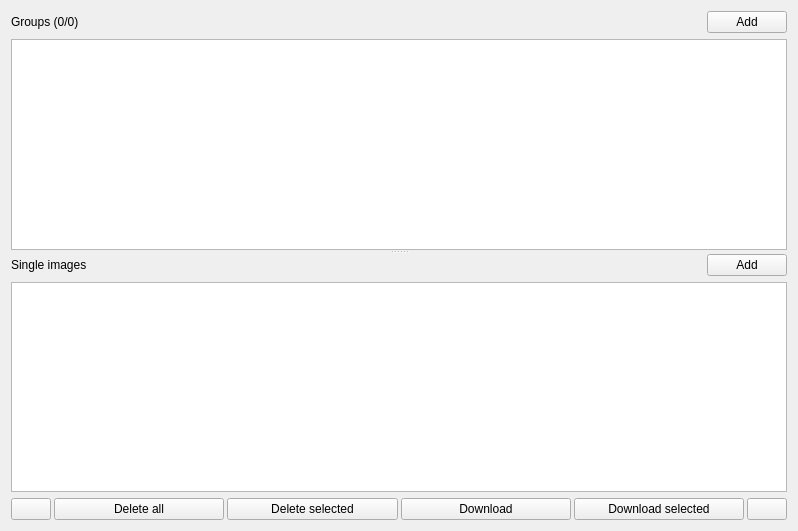
<?xml version="1.0" encoding="UTF-8"?>
<ui version="4.0">
 <class>DownloadsTab</class>
 <widget class="QWidget" name="DownloadsTab">
  <property name="geometry">
   <rect>
    <x>0</x>
    <y>0</y>
    <width>798</width>
    <height>531</height>
   </rect>
  </property>
  <property name="sizePolicy">
   <sizepolicy hsizetype="Ignored" vsizetype="Ignored">
    <horstretch>0</horstretch>
    <verstretch>0</verstretch>
   </sizepolicy>
  </property>
  <property name="maximumSize">
   <size>
    <width>16777214</width>
    <height>16777215</height>
   </size>
  </property>
  <property name="windowTitle">
   <string>Downloads</string>
  </property>
  <property name="windowIcon">
   <iconset resource="../../resources/resources.qrc">
    <normaloff>:/images/icon.ico</normaloff>:/images/icon.ico</iconset>
  </property>
  <layout class="QVBoxLayout" name="verticalLayout">
   <item>
    <widget class="QSplitter" name="splitter">
     <property name="orientation">
      <enum>Qt::Vertical</enum>
     </property>
     <widget class="QWidget" name="widgetGroups" native="true">
      <layout class="QVBoxLayout" name="verticalLayout_5">
       <property name="leftMargin">
        <number>0</number>
       </property>
       <property name="topMargin">
        <number>0</number>
       </property>
       <property name="rightMargin">
        <number>0</number>
       </property>
       <item>
        <layout class="QHBoxLayout" name="horizontalLayout_3" stretch="1,0">
         <item>
          <widget class="QLabel" name="labelGroups">
           <property name="text">
            <string>Groups (0/0)</string>
           </property>
          </widget>
         </item>
         <item>
          <widget class="QPushButton" name="buttonAddGroup">
           <property name="text">
            <string>Add</string>
           </property>
          </widget>
         </item>
        </layout>
       </item>
       <item>
        <widget class="QTableView" name="tableBatchGroups">
         <property name="verticalScrollMode">
          <enum>QAbstractItemView::ScrollPerPixel</enum>
         </property>
         <property name="horizontalScrollMode">
          <enum>QAbstractItemView::ScrollPerPixel</enum>
         </property>
         <attribute name="horizontalHeaderHighlightSections">
          <bool>false</bool>
         </attribute>
         <attribute name="verticalHeaderHighlightSections">
          <bool>false</bool>
         </attribute>
        </widget>
       </item>
      </layout>
     </widget>
     <widget class="QWidget" name="widgetUniques" native="true">
      <layout class="QVBoxLayout" name="verticalLayout_6">
       <property name="leftMargin">
        <number>0</number>
       </property>
       <property name="rightMargin">
        <number>0</number>
       </property>
       <property name="bottomMargin">
        <number>0</number>
       </property>
       <item>
        <layout class="QHBoxLayout" name="horizontalLayout_2" stretch="1,0">
         <item>
          <widget class="QLabel" name="labelUniques">
           <property name="text">
            <string>Single images</string>
           </property>
          </widget>
         </item>
         <item>
          <widget class="QPushButton" name="buttonAddUnique">
           <property name="text">
            <string>Add</string>
           </property>
          </widget>
         </item>
        </layout>
       </item>
       <item>
        <widget class="QTableView" name="tableBatchUniques">
         <property name="verticalScrollMode">
          <enum>QAbstractItemView::ScrollPerPixel</enum>
         </property>
         <property name="horizontalScrollMode">
          <enum>QAbstractItemView::ScrollPerPixel</enum>
         </property>
         <attribute name="horizontalHeaderHighlightSections">
          <bool>false</bool>
         </attribute>
         <attribute name="verticalHeaderHighlightSections">
          <bool>false</bool>
         </attribute>
        </widget>
       </item>
      </layout>
     </widget>
    </widget>
   </item>
   <item>
    <widget class="QWidget" name="widgetDownloadButtons" native="true">
     <layout class="QVBoxLayout" name="verticalLayout_2">
      <property name="spacing">
       <number>3</number>
      </property>
      <property name="leftMargin">
       <number>0</number>
      </property>
      <property name="topMargin">
       <number>0</number>
      </property>
      <property name="rightMargin">
       <number>0</number>
      </property>
      <property name="bottomMargin">
       <number>0</number>
      </property>
      <item>
       <layout class="QHBoxLayout" name="horizontalLayout" stretch="0,1,1,1,1,0">
        <item>
         <widget class="QPushButton" name="buttonMoveDown">
          <property name="text">
           <string notr="true"/>
          </property>
          <property name="icon">
           <iconset resource="../../resources/resources.qrc">
            <normaloff>:/images/icons/arrow-down.png</normaloff>:/images/icons/arrow-down.png</iconset>
          </property>
         </widget>
        </item>
        <item>
         <widget class="QPushButton" name="buttonClear">
          <property name="text">
           <string>Delete all</string>
          </property>
         </widget>
        </item>
        <item>
         <widget class="QPushButton" name="buttonClearSel">
          <property name="text">
           <string>Delete selected</string>
          </property>
         </widget>
        </item>
        <item>
         <widget class="QPushButton" name="buttonDownload">
          <property name="text">
           <string>Download</string>
          </property>
         </widget>
        </item>
        <item>
         <widget class="QPushButton" name="buttonDownloadSel">
          <property name="text">
           <string>Download selected</string>
          </property>
         </widget>
        </item>
        <item>
         <widget class="QPushButton" name="buttonMoveUp">
          <property name="text">
           <string notr="true"/>
          </property>
          <property name="icon">
           <iconset resource="../../resources/resources.qrc">
            <normaloff>:/images/icons/arrow-up.png</normaloff>:/images/icons/arrow-up.png</iconset>
          </property>
         </widget>
        </item>
       </layout>
      </item>
     </layout>
    </widget>
   </item>
  </layout>
 </widget>
 <resources>
  <include location="../../resources/resources.qrc"/>
 </resources>
 <connections>
  <connection>
   <sender>buttonAddGroup</sender>
   <signal>clicked()</signal>
   <receiver>DownloadsTab</receiver>
   <slot>addGroup()</slot>
   <hints>
    <hint type="sourcelabel">
     <x>771</x>
     <y>218</y>
    </hint>
    <hint type="destinationlabel">
     <x>793</x>
     <y>221</y>
    </hint>
   </hints>
  </connection>
  <connection>
   <sender>buttonAddUnique</sender>
   <signal>clicked()</signal>
   <receiver>DownloadsTab</receiver>
   <slot>addUnique()</slot>
   <hints>
    <hint type="sourcelabel">
     <x>776</x>
     <y>444</y>
    </hint>
    <hint type="destinationlabel">
     <x>790</x>
     <y>447</y>
    </hint>
   </hints>
  </connection>
  <connection>
   <sender>buttonMoveDown</sender>
   <signal>clicked()</signal>
   <receiver>DownloadsTab</receiver>
   <slot>batchMoveDown()</slot>
   <hints>
    <hint type="sourcelabel">
     <x>79</x>
     <y>504</y>
    </hint>
    <hint type="destinationlabel">
     <x>6</x>
     <y>511</y>
    </hint>
   </hints>
  </connection>
  <connection>
   <sender>buttonMoveUp</sender>
   <signal>clicked()</signal>
   <receiver>DownloadsTab</receiver>
   <slot>batchMoveUp()</slot>
   <hints>
    <hint type="sourcelabel">
     <x>760</x>
     <y>508</y>
    </hint>
    <hint type="destinationlabel">
     <x>790</x>
     <y>509</y>
    </hint>
   </hints>
  </connection>
  <connection>
   <sender>buttonDownloadSel</sender>
   <signal>clicked()</signal>
   <receiver>DownloadsTab</receiver>
   <slot>batchSel()</slot>
   <hints>
    <hint type="sourcelabel">
     <x>761</x>
     <y>477</y>
    </hint>
    <hint type="destinationlabel">
     <x>792</x>
     <y>478</y>
    </hint>
   </hints>
  </connection>
  <connection>
   <sender>buttonDownload</sender>
   <signal>clicked()</signal>
   <receiver>DownloadsTab</receiver>
   <slot>getAll()</slot>
   <hints>
    <hint type="sourcelabel">
     <x>532</x>
     <y>480</y>
    </hint>
    <hint type="destinationlabel">
     <x>581</x>
     <y>466</y>
    </hint>
   </hints>
  </connection>
  <connection>
   <sender>buttonClear</sender>
   <signal>clicked()</signal>
   <receiver>DownloadsTab</receiver>
   <slot>batchClear()</slot>
   <hints>
    <hint type="sourcelabel">
     <x>101</x>
     <y>482</y>
    </hint>
    <hint type="destinationlabel">
     <x>73</x>
     <y>468</y>
    </hint>
   </hints>
  </connection>
  <connection>
   <sender>buttonClearSel</sender>
   <signal>clicked()</signal>
   <receiver>DownloadsTab</receiver>
   <slot>batchClearSel()</slot>
   <hints>
    <hint type="sourcelabel">
     <x>280</x>
     <y>482</y>
    </hint>
    <hint type="destinationlabel">
     <x>301</x>
     <y>466</y>
    </hint>
   </hints>
  </connection>
 </connections>
 <slots>
  <slot>updateBatchGroups(int,int)</slot>
  <slot>addGroup()</slot>
  <slot>addUnique()</slot>
  <slot>batchMoveUp()</slot>
  <slot>batchMoveDown()</slot>
  <slot>batchSel()</slot>
  <slot>getAll()</slot>
  <slot>batchClear()</slot>
  <slot>batchClearSel()</slot>
 </slots>
</ui>
